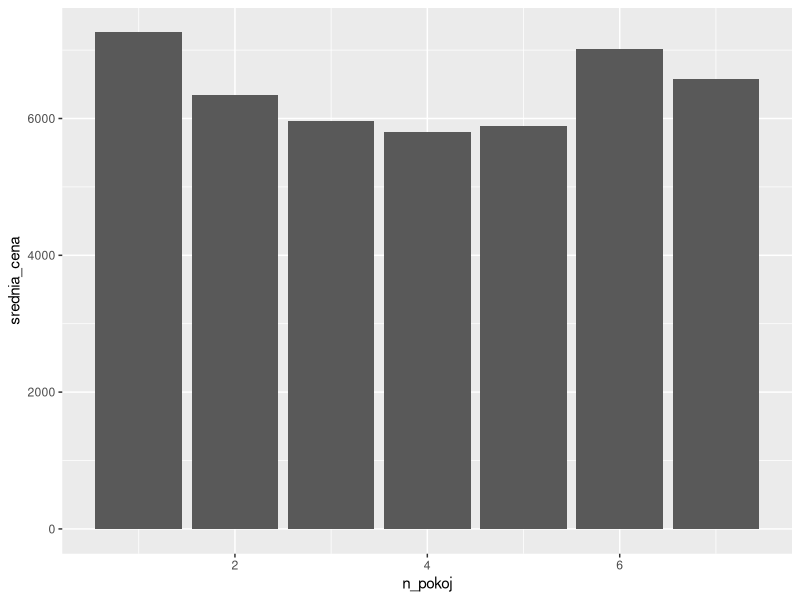
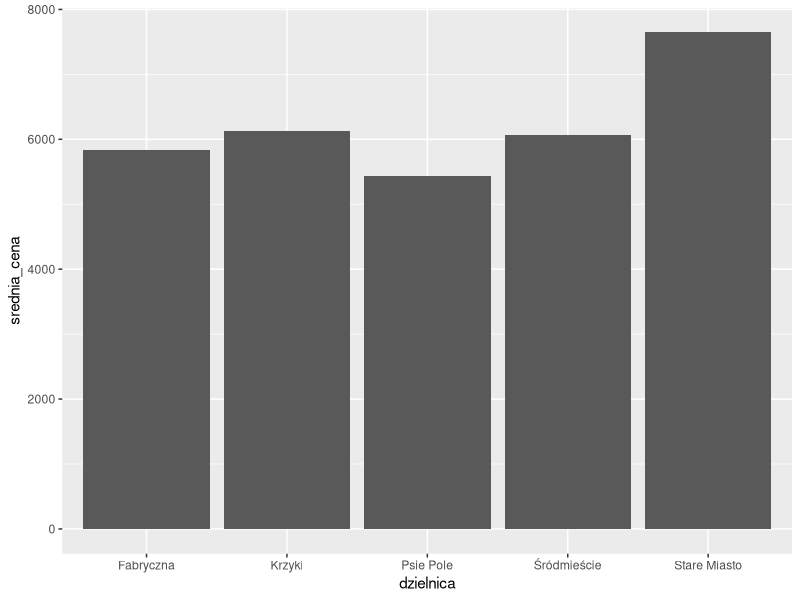

The R script that drew these images, in order:
## ---- chunk 1
mieszkania <- read.csv("data/mieszkania_wroclaw_ceny.csv", 
                       encoding = "UTF-8")
## ---- chunk 2
# wymiary tabeli
dim(mieszkania)

# pierwsze wiersze z tabeli
head(mieszkania)
## ---- chunk 3
# podsumowanie tabeli
summary(mieszkania)
## ---- chunk 4
library(dplyr)
filter(mieszkania, dzielnica == "Stare Miasto")
## ---- chunk 5
filter(mieszkania, dzielnica == "Stare Miasto", rok == 2017)
## ---- chunk 6
select(mieszkania, dzielnica, cena_m2)
## ---- chunk 7
mieszkania %>%
  filter(dzielnica == "Srodmiescie") %>%
  select(dzielnica, pietro, cena_m2)
## ---- chunk 8
mieszkania %>%
  group_by(n_pokoj) %>%
  summarise(srednia_cena = mean(cena_m2))
## ---- chunk 9
library(ggplot2)
srednia_cena_pokoje <- mieszkania %>%
  group_by(n_pokoj) %>%
  summarise(srednia_cena = mean(cena_m2))
## ---- chunk 10
ggplot(srednia_cena_pokoje, aes(x = n_pokoj, y = srednia_cena)) +
  geom_bar(stat = "identity")
## ---- chunk 11
mieszkania %>%
  filter(dzielnica == "Psie Pole", n_pokoj > 2) %>%
  head
## ---- chunk 12
mieszkania %>%
  select(pietro, metraz)
## ---- chunk 13
mieszkania_srodmiescie <- mieszkania %>%
  filter(dzielnica == "Srodmiescie")
## ---- chunk 14
mieszkania %>%
  filter(dzielnica == "Krzyki") %>%
  select(pietro, pietro_maks)
## ---- chunk 15
srednia_cena_dzielnice <- mieszkania %>%
  group_by(dzielnica) %>%
  summarise(srednia_cena = mean(cena_m2))
## ---- chunk 16
ggplot(srednia_cena_dzielnice, aes(x = dzielnica, y = srednia_cena)) +
  geom_bar(stat = "identity")
